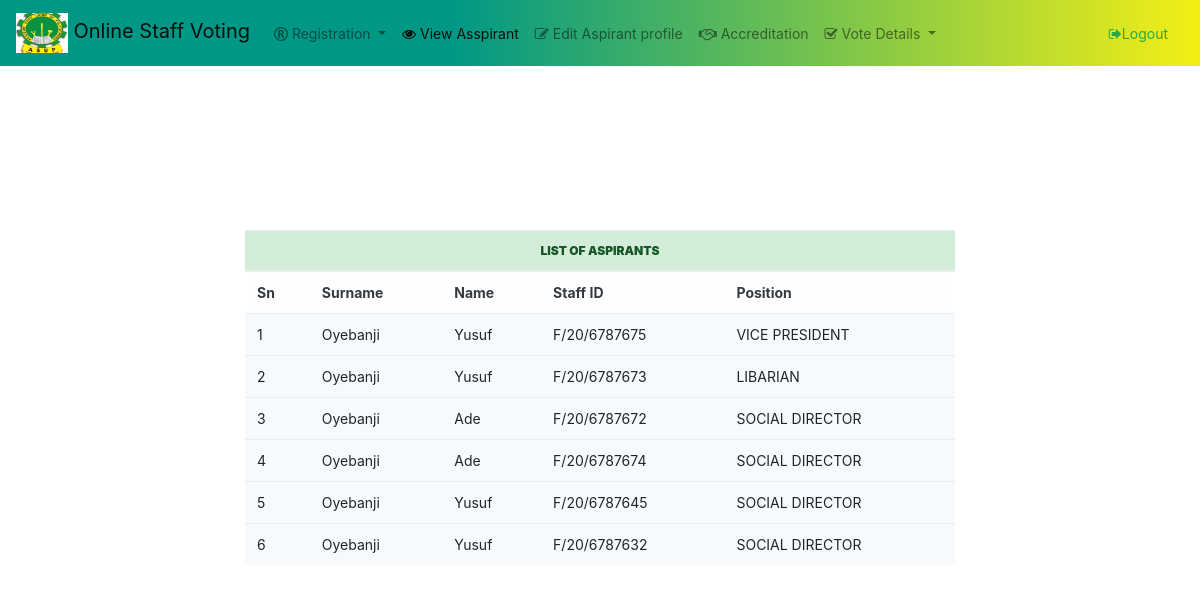
The app's page /adminviewaspirant.php (signed in), older data.
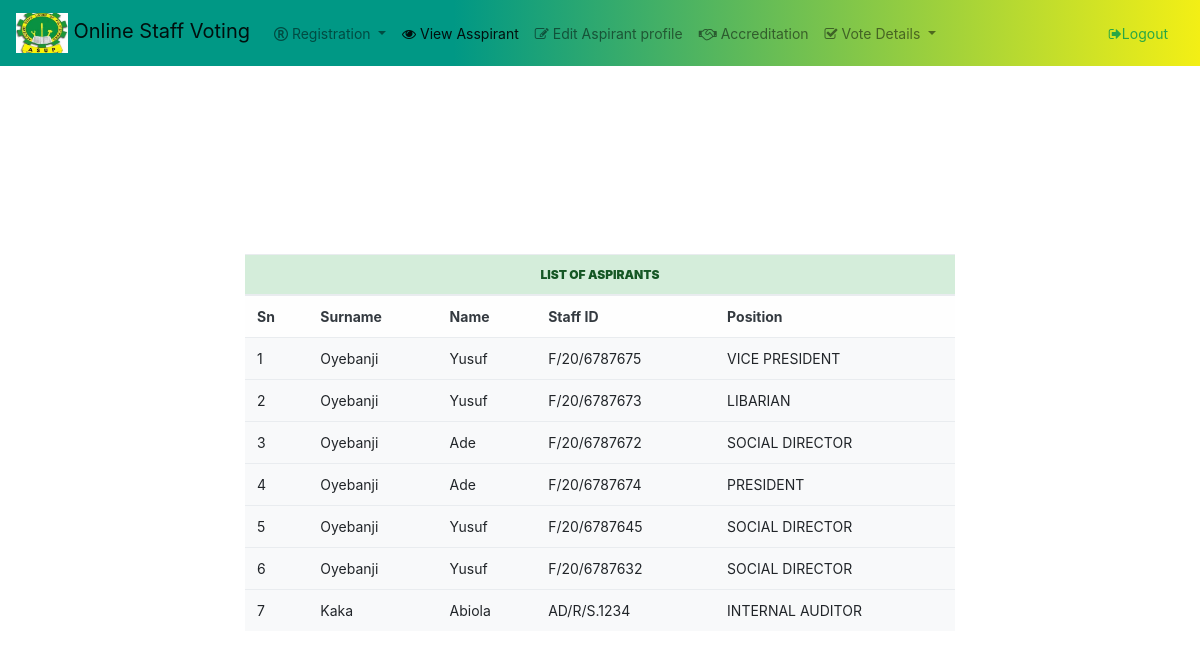
The same page, newer data.
### tables this page shows
CREATE TABLE `aspirants` (
  `id` int(11) NOT NULL,
  `surname` varchar(30) NOT NULL,
  `name` varchar(30) NOT NULL,
  `staff_id` varchar(16) NOT NULL,
  `image` blob NOT NULL,
  `department` varchar(30) DEFAULT NULL,
  `position` varchar(30) NOT NULL
);

### adminviewaspirant.php (the view, shortened to what this page needs)
<?php
  include("includes/adminheader.php");
?>
<div class="container " >
  <div class="row justify-content-center">
    <div class="col-lg-8">
   <table class="table table-hover bg-light" style="margin-top:20px; ">
<?php
echo " <thead>
    <tr>
 <th class='alert-success text-center text-uppercase' colspan='6'><b> List of Aspirants</b></th>
    </tr>
    <tr class='alert-light text-dark'><td><b>Sn</b></td><td><b>Surname</b></td><td><b>Name</b></td><td><b>Staff ID</b></td><td><b>Position</b></td></tr>
  </thead><tbody class='text-capitalize'>";
$sql="SELECT * FROM aspirants";
$query=mysqli_query($db,$sql);
$count=1;
while ($result=mysqli_fetch_array($query))
{
echo"<tr>"."<td>".$count++."</td>"."<td>" .$result['surname']."</td>"."<td class=''>" .$result['name']."</td>"."<td>" .$result['staff_id']."</td>".
"<td>".$result['position']."</td></tr><br>";
}
?>
</tbody>
</table>
</div></div></div></div></div>

### includes/adminheader.php (shortened to what this page needs)
  <html>
 <head>
    </head>
                <link rel="stylesheet" type="text/css" href="dist/css/css/font-awesome.min.css">
                <link href="dist/css/bootstrap.min.css" rel="stylesheet">
                 <link href="dist/css/layout.css" rel="stylesheet">
                <body>
                <div class="container-fluid">
                 <header class="ico-0001">
                 <div class="container-fluid">
                 <nav class="navbar navbar-expand-lg navbar-light">
  <a class="navbar-brand" href="#"><img src="images/stafflogo.jpeg" alt="yabatech image" height="40" class="logo">&nbsp;<span class="font">Online Staff Voting</span></a>
  <div class="collapse navbar-collapse" id="navbarSupportedContent">
    <ul class="navbar-nav mr-auto">
      <li class="nav-item dropdown">
        <a class="nav-link dropdown-toggle" href="#" id="navbarDropdown" role="button" data-toggle="dropdown" aria-haspopup="true" aria-expanded="false">
        <i class="fa fa-registered"></i> Registration
        </a>
          </li>
       <li class="nav-item active">
        <a class="nav-link" href="adminviewaspirant.php" ><i class="fa fa-eye"></i> View Asspirant<span class="sr-only">(current)</span></a>
      </li>
      <li class="nav-item">
        <a class="nav-link" href="editaspirantprofile.php"><i class="fa fa-edit"></i> Edit Aspirant profile</a>
      </li>
      <li class="nav-item">
        <a class="nav-link" href="accreditation.php"><i class="fa fa-handshake-o"></i> Accreditation</a>
      </li>
      <li class="nav-item dropdown">
      <a class="nav-link dropdown-toggle" href="#" id="navbarDropdown" role="button" data-toggle="dropdown" aria-haspopup="true" aria-expanded="false">
      <i class="fa fa-check-square-o"></i>   Vote Details
        </a>
        </li>    </ul>
      <span class="nav-item my-2 my-lg-0">
        <a class="nav-link text-success" href="includes/adminlogout.php"><i class="fa fa-sign-out"></i>Logout</a>
      </span>
  </div>
</nav>
</div>
                 </header>

Row changes from the older to the newer data that the page shows:
changed aspirants: position "SOCIAL DIRECTOR" → "PRESIDENT"
added aspirants: surname "Kaka", name "Abiola", staff "AD/R/S.1234", position "INTERNAL AUDITOR"
